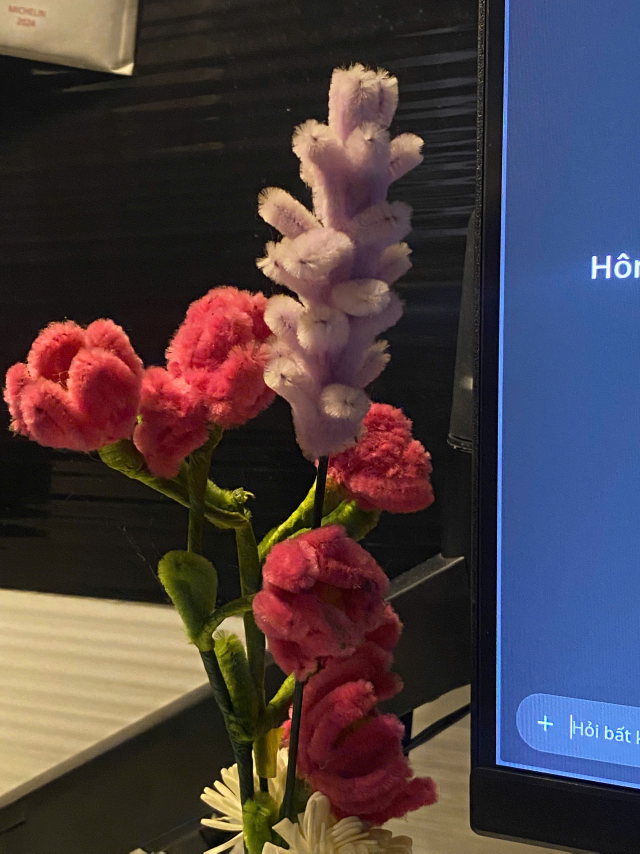
#> input picture opencv-learning/flower.jpeg, 1920 x 2560 px, found by its file name (shown at 1/3 size)
$ jupyter execute Lab_1.ipynb
#> lines starting #> are read from the running program, lines starting #| are printed output that depends on the picture; after the words box and inside, x2 and y2 are one past the last pixel; in counts of white or black regions, pixels touching at a corner belong together
# đọc và hiển thị ảnh

[cell 1]
import cv2
import matplotlib.pyplot as plt
#đọc ảnh từ file
img = cv2.imread("/home/tuong/Courses/CV/opencv-learning/flower.jpeg")
#> img is the input picture: shape (2560, 1920, 3); mean B, G, R 68.2, 62.6, 74.2

img_rgb = cv2.cvtColor(img, cv2.COLOR_BGR2RGB)
plt.imshow(img_rgb)
plt.axis("off")
plt.show()

[cell 2]
cv2.imwrite("flower_new.png", img)
#> Out = True

[cell 3]
print(img_rgb)
#> (printed output is left out)

# Đổi màu

[cell 4]
gray = cv2.cvtColor(img, cv2.COLOR_BGR2GRAY)
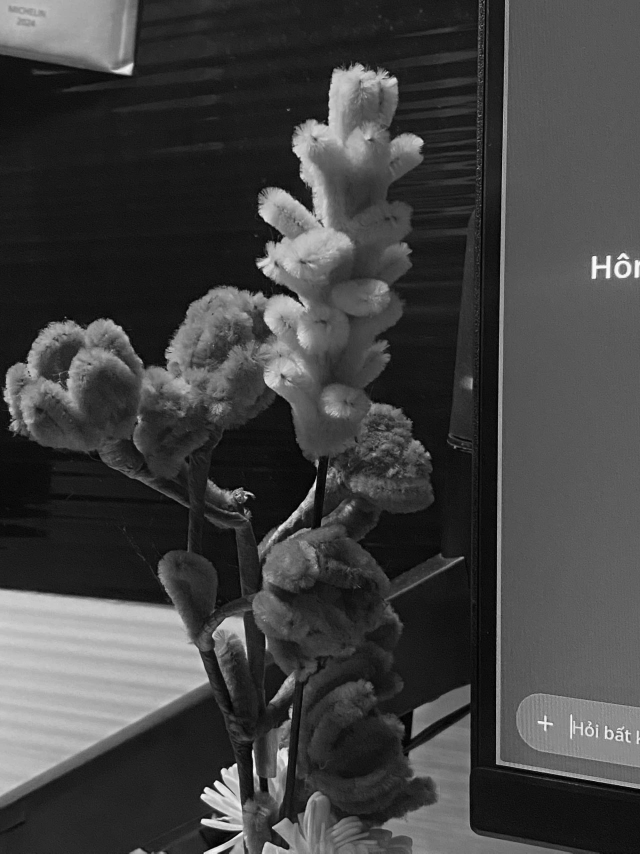
#> gray: shape (2560, 1920) (shown at 1/3 size); min 0, max 255, mean 66.7

hsv = cv2.cvtColor(img, cv2.COLOR_BGR2HSV)
#> hsv: shape (2560, 1920, 3); mean H, S, V 61.4, 106.3, 94.6

lab = cv2.cvtColor(img, cv2.COLOR_BGR2LAB)
#> lab: shape (2560, 1920, 3); mean of channels 0, 1, 2 70.9, 136.3, 128.1

plt.figure(figsize=(15, 5))

plt.subplot(131)
plt.imshow(gray, cmap='gray')
plt.title('Gray')

plt.subplot(132)
plt.imshow(hsv)
plt.title('HSV')

plt.subplot(133)
plt.imshow(lab)
plt.title('LAB')

plt.show()
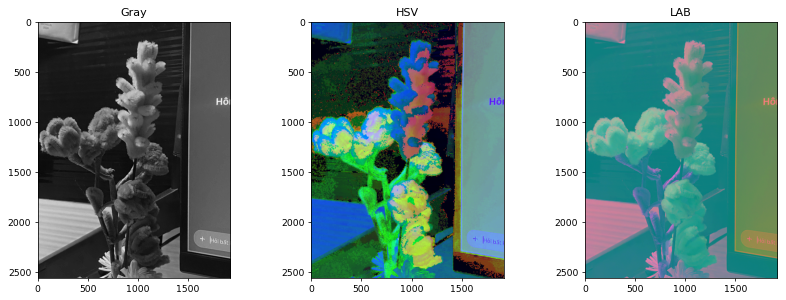
#> figure drawn by matplotlib, 3 panels

[cell 5]
print(gray)
#> (printed output is left out)
print("hehhehehehehhe")
print(hsv)
#> (printed output is left out)

# Cắt ảnh

[cell 6]
#cắt theo kích thước cụ thể (y1:y2 , x1,x2)
crop_img = img[600:1000, 500:1000]
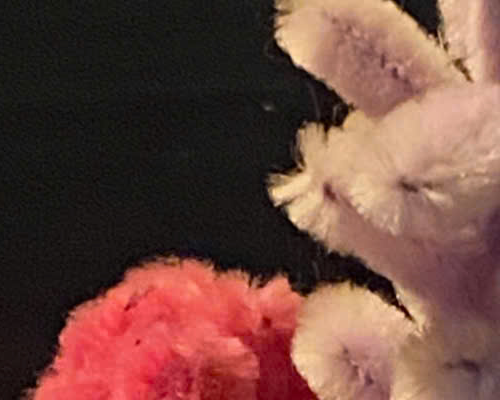
#> crop_img: shape (400, 500, 3); mean B, G, R 62.9, 71.9, 110.8

crop_img_gray = cv2.cvtColor(crop_img, cv2.COLOR_BGR2GRAY)
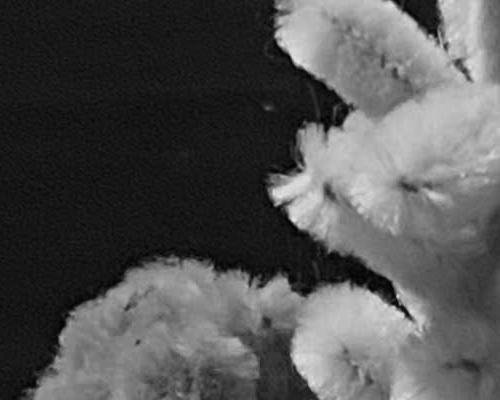
#> crop_img_gray: shape (400, 500); min 1, max 232, mean 82.5
plt.imshow(crop_img_gray, cmap='gray')
plt.axis("off")
plt.show

[cell 7]
# Thay đổi kích thước (Resize) về 300x300 pixel
resize_img = cv2.resize(img, (800, 800))
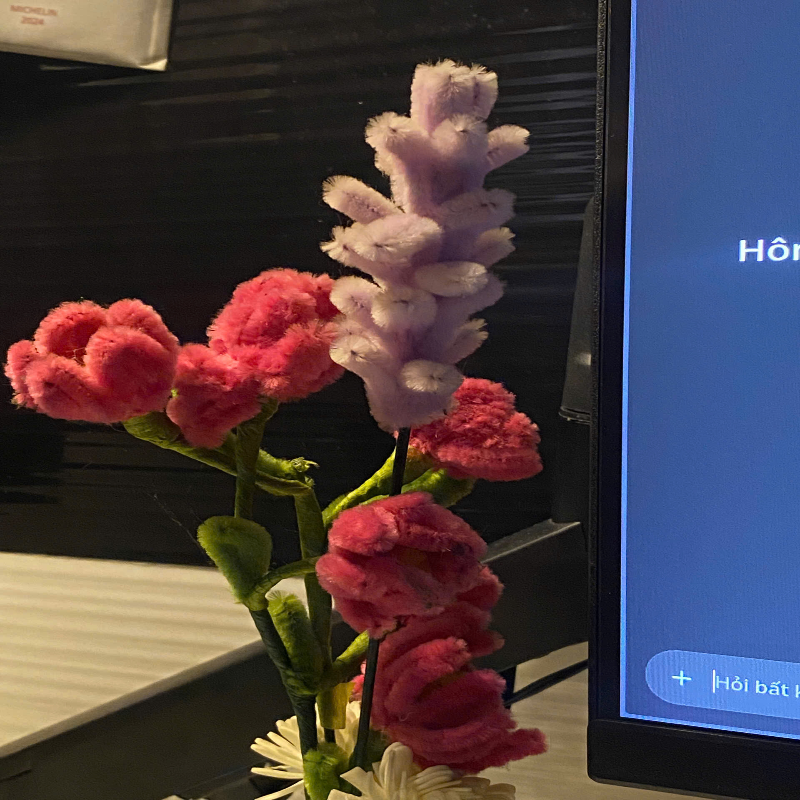
#> resize_img: shape (800, 800, 3); mean B, G, R 68.1, 62.5, 74.1

plt.imshow(resize_img)
plt.axis("off")
plt.show()

[cell 8]
#Resize theo tỉ lệ
resized_half = cv2.resize(img, (0,0), fx=0.5, fy=0.5)
plt.imshow(resize_img)
plt.axis("on")
plt.show()

# Vẽ hình cơ bản và thêm văn bản

[cell 9]
points = [
    (300, 100),
    (350, 250),
    (500, 250),
    (375, 350),
    (425, 500),
    (300, 400),
    (175, 500),
    (225, 350),
    (100, 250),
    (250, 250)
]

# Vẽ các cạnh
for i in range(len(points)):
    lineimg = cv2.line(img, points[i], points[(i+1) % len(points)], (0, 255, 255), 2)
# Vẽ hình chữ nhật
cv2.rectangle(img, (50, 50), (200, 200), (0, 255, 0), 3)
# Vẽ hình tròn (tâm, bán kính, màu, độ dày)
cv2.circle(img, (300, 300), 50, (0, 0, 255), -1) # -1 là tô kín
cv2.putText(img, 'TIRED', (400, 850), cv2.FONT_HERSHEY_SIMPLEX, 10, (255, 255, 255), 2)
plt.imshow(lineimg)
plt.axis("off")
plt.show()

$ run again, with opencv-learning/image copy.png saved as opencv-learning/flower.jpeg
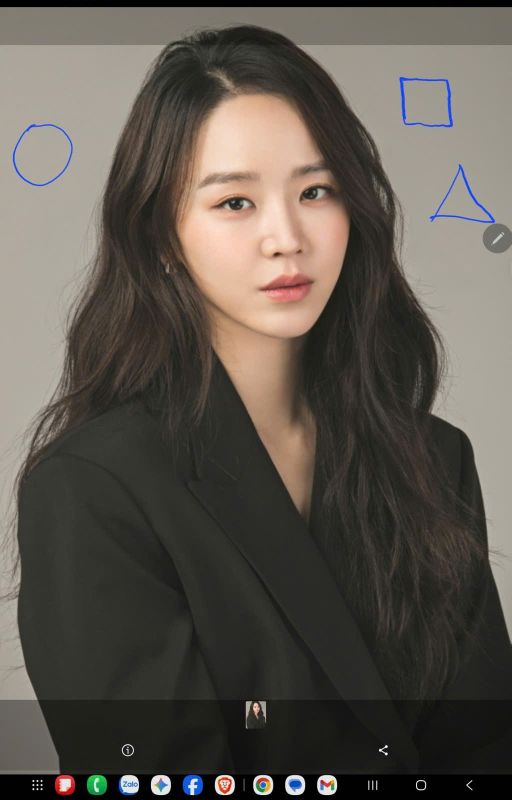
#> input picture opencv-learning/image copy.png, 1023 x 1600 px, found by its file name (shown at 1/2 size)
#> img is the input picture: shape (1600, 1023, 3); mean B, G, R 79, 86.8, 92.9
#> Out = True
#> (printed output is left out)
#> hsv: shape (1600, 1023, 3); mean H, S, V 24, 39.6, 94.1
#> lab: shape (1600, 1023, 3); mean of channels 0, 1, 2 91.9, 128.9, 133.4
#> (printed output is left out)
#> (printed output is left out)
#> after the loop `for i in range(len(points)):`:
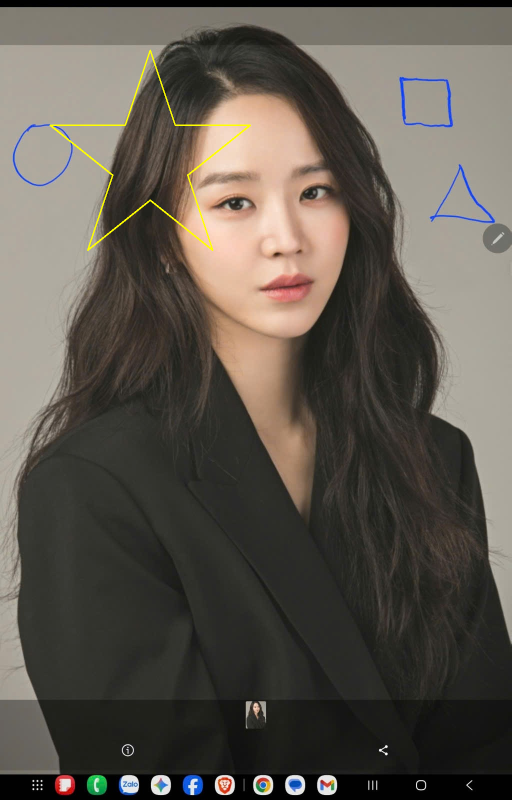
#> img: shape (1600, 1023, 3) (shown at 1/2 size); 0.29% of pixels changed, all inside (x1, y1, x2, y2) = (99, 99, 502, 502)
#> `cv2.putText(img, 'TIRED', (400, 850), cv2.FONT_HERSHEY_SIMPLEX, 10, (2..`:
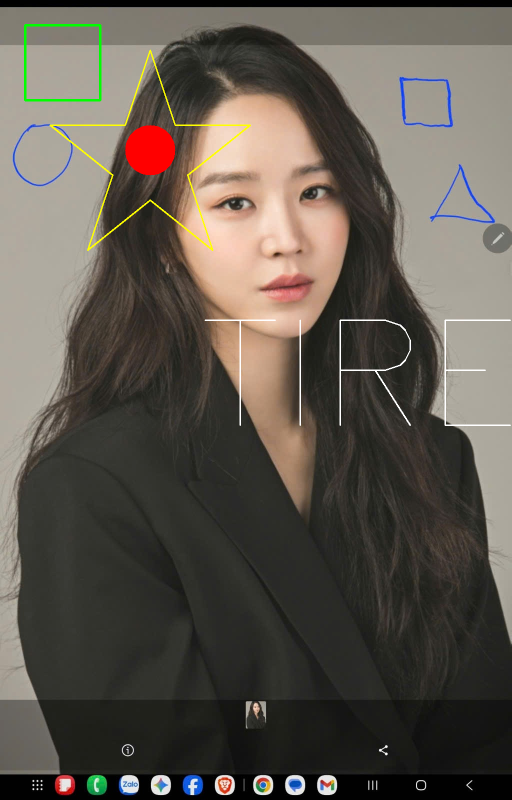
#> img: shape (1600, 1023, 3) (shown at 1/2 size); mean B, G, R 78.6, 87.6, 94.2

$ run again, with opencv-learning/image.png saved as opencv-learning/flower.jpeg
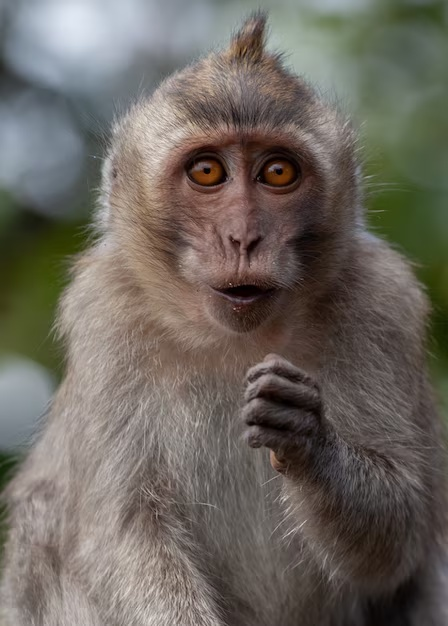
#> input picture opencv-learning/image.png, 448 x 626 px, found by its file name
#> img is the input picture: shape (626, 448, 3); mean B, G, R 95.4, 103, 109.1
#> Out = True
#> (printed output is left out)
#> hsv: shape (626, 448, 3); mean H, S, V 32.6, 54.6, 113.3
#> lab: shape (626, 448, 3); mean of channels 0, 1, 2 110.7, 129.2, 133.4
#> `plt.show()`:
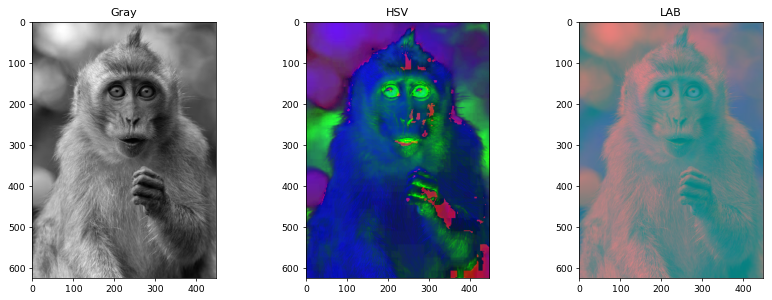
#> figure drawn by matplotlib, 3 panels
#> (printed output is left out)
#> (printed output is left out)
#> crop_img = empty array
#> `cv2.circle(img, (300, 300), 50, (0, 0, 255), -1)`:
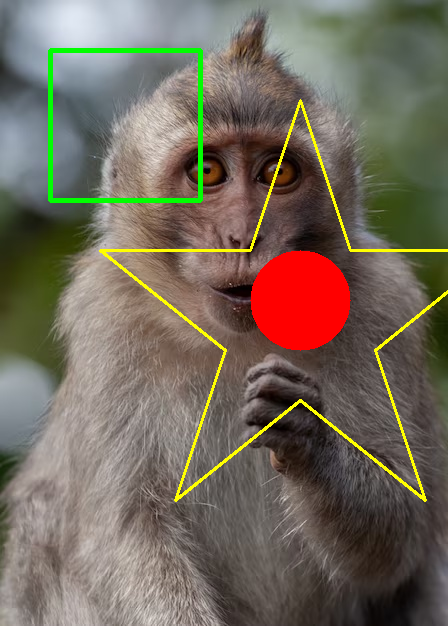
#> img: shape (626, 448, 3); mean B, G, R 91.7, 105.8, 115.6
